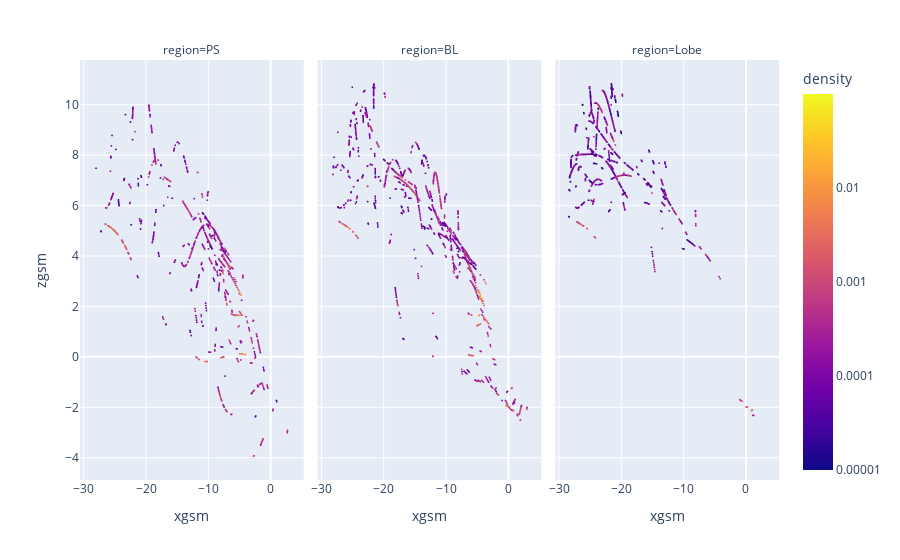

Notebook cell for this chart:
### Code cell
index = (agg_df.density_est > 0) & (agg_df['region'] != 'Dayside')

fig = px.scatter(agg_df.loc[index,:], x='xgsm', y='zgsm', color=np.log10(agg_df.loc[index,"density_est"]),range_color=[-5,-1], facet_col = 'region'
                )
fig.update_layout(coloraxis_colorbar=dict(
    title="density",
    tickvals=[-5,-4,-3,-2],
    ticktext=["0.00001", "0.0001", "0.001", "0.01"],
))

fig.update_traces(marker=dict(size=2), selector=dict(mode='markers'))

fig.show()

### Figure 1 — Plotly figure (JSON) as saved in the notebook; plotly's stock layout.template omitted (floating-point values rounded to 4 significant figures; data arrays with more than 128 entries replaced by an {"elided": "..."} marker saying what was removed)
{"data": [{"hovertemplate": "region=PS<br>xgsm=%{x}<br>zgsm=%{y}<br>color=%{marker.color}<extra></extra>", "legendgroup": "", "marker": {"color": {"elided": "929 float values"}, "coloraxis": "coloraxis", "size": 2, "symbol": "circle"}, "mode": "markers", "name": "", "showlegend": false, "type": "scattergl", "x": {"elided": "929 float values"}, "xaxis": "x", "y": {"elided": "929 float values"}, "yaxis": "y"}, {"hovertemplate": "region=BL<br>xgsm=%{x}<br>zgsm=%{y}<br>color=%{marker.color}<extra></extra>", "legendgroup": "", "marker": {"color": {"elided": "1290 float values"}, "coloraxis": "coloraxis", "size": 2, "symbol": "circle"}, "mode": "markers", "name": "", "showlegend": false, "type": "scattergl", "x": {"elided": "1290 float values"}, "xaxis": "x2", "y": {"elided": "1290 float values"}, "yaxis": "y2"}, {"hovertemplate": "region=Lobe<br>xgsm=%{x}<br>zgsm=%{y}<br>color=%{marker.color}<extra></extra>", "legendgroup": "", "marker": {"color": {"elided": "1378 float values"}, "coloraxis": "coloraxis", "size": 2, "symbol": "circle"}, "mode": "markers", "name": "", "showlegend": false, "type": "scattergl", "x": {"elided": "1378 float values"}, "xaxis": "x3", "y": {"elided": "1378 float values"}, "yaxis": "y3"}], "layout": {"annotations": [{"font": {}, "showarrow": false, "text": "region=PS", "x": 0.16, "xanchor": "center", "xref": "paper", "y": 1, "yanchor": "bottom", "yref": "paper"}, {"font": {}, "showarrow": false, "text": "region=BL", "x": 0.5, "xanchor": "center", "xref": "paper", "y": 1, "yanchor": "bottom", "yref": "paper"}, {"font": {}, "showarrow": false, "text": "region=Lobe", "x": 0.84, "xanchor": "center", "xref": "paper", "y": 1, "yanchor": "bottom", "yref": "paper"}], "coloraxis": {"cmax": -1, "cmin": -5, "colorbar": {"ticktext": ["0.00001", "0.0001", "0.001", "0.01"], "tickvals": [-5, -4, -3, -2], "title": {"text": "density"}}, "colorscale": [[0, "#0d0887"], [0.1111, "#46039f"], [0.2222, "#7201a8"], [0.3333, "#9c179e"], [0.4444, "#bd3786"], [0.5556, "#d8576b"], [0.6667, "#ed7953"], [0.7778, "#fb9f3a"], [0.8889, "#fdca26"], [1, "#f0f921"]]}, "legend": {"tracegroupgap": 0}, "margin": {"t": 60}, "xaxis": {"anchor": "y", "domain": [0, 0.32], "title": {"text": "xgsm"}}, "xaxis2": {"anchor": "y2", "domain": [0.34, 0.66], "matches": "x", "title": {"text": "xgsm"}}, "xaxis3": {"anchor": "y3", "domain": [0.68, 1.0], "matches": "x", "title": {"text": "xgsm"}}, "yaxis": {"anchor": "x", "domain": [0, 1], "title": {"text": "zgsm"}}, "yaxis2": {"anchor": "x2", "domain": [0, 1], "matches": "y", "showticklabels": false}, "yaxis3": {"anchor": "x3", "domain": [0, 1], "matches": "y", "showticklabels": false}}}
